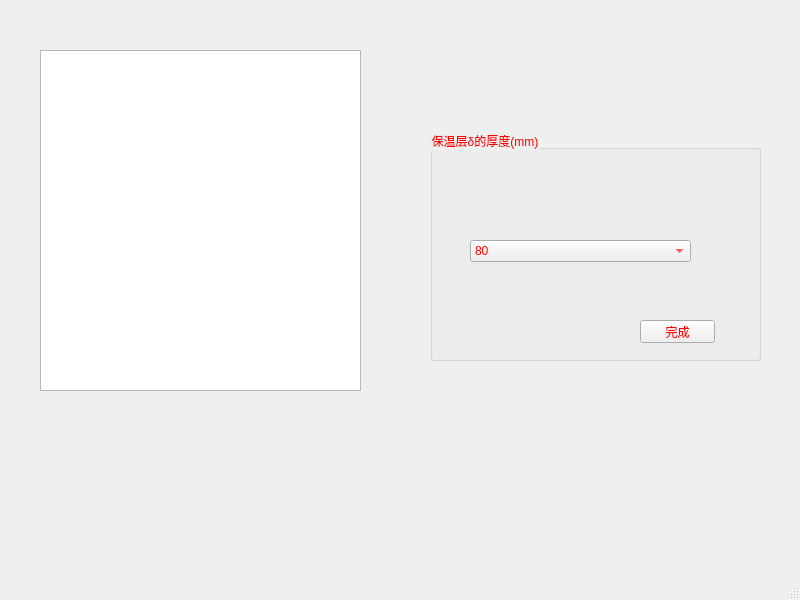
<?xml version="1.0" encoding="UTF-8"?>
<ui version="4.0">
 <class>MainWindow</class>
 <widget class="QMainWindow" name="MainWindow">
  <property name="geometry">
   <rect>
    <x>0</x>
    <y>0</y>
    <width>800</width>
    <height>600</height>
   </rect>
  </property>
  <property name="windowTitle">
   <string>MainWindow</string>
  </property>
  <widget class="QWidget" name="centralwidget">
   <widget class="QGraphicsView" name="graphicsView">
    <property name="geometry">
     <rect>
      <x>40</x>
      <y>50</y>
      <width>321</width>
      <height>341</height>
     </rect>
    </property>
    <property name="styleSheet">
     <string notr="true">border-image: url(:/wuding1/3.png);</string>
    </property>
   </widget>
   <widget class="QGroupBox" name="groupBox">
    <property name="geometry">
     <rect>
      <x>430</x>
      <y>130</y>
      <width>331</width>
      <height>231</height>
     </rect>
    </property>
    <property name="styleSheet">
     <string notr="true">color: rgb(255, 0, 0);
font: 8pt &quot;楷体&quot;;</string>
    </property>
    <property name="title">
     <string>保温层δ的厚度(mm)</string>
    </property>
    <widget class="QComboBox" name="comboBox">
     <property name="geometry">
      <rect>
       <x>40</x>
       <y>110</y>
       <width>221</width>
       <height>22</height>
      </rect>
     </property>
     <item>
      <property name="text">
       <string>80</string>
      </property>
     </item>
     <item>
      <property name="text">
       <string>60</string>
      </property>
     </item>
     <item>
      <property name="text">
       <string>50</string>
      </property>
     </item>
     <item>
      <property name="text">
       <string>40</string>
      </property>
     </item>
     <item>
      <property name="text">
       <string>30</string>
      </property>
     </item>
    </widget>
    <widget class="QPushButton" name="fff">
     <property name="geometry">
      <rect>
       <x>210</x>
       <y>190</y>
       <width>75</width>
       <height>23</height>
      </rect>
     </property>
     <property name="text">
      <string>完成</string>
     </property>
    </widget>
   </widget>
  </widget>
  <widget class="QMenuBar" name="menubar">
   <property name="geometry">
    <rect>
     <x>0</x>
     <y>0</y>
     <width>800</width>
     <height>22</height>
    </rect>
   </property>
  </widget>
  <widget class="QStatusBar" name="statusbar"/>
 </widget>
 <resources>
  <include location="../pic/wuding.qrc"/>
 </resources>
 <connections/>
</ui>
